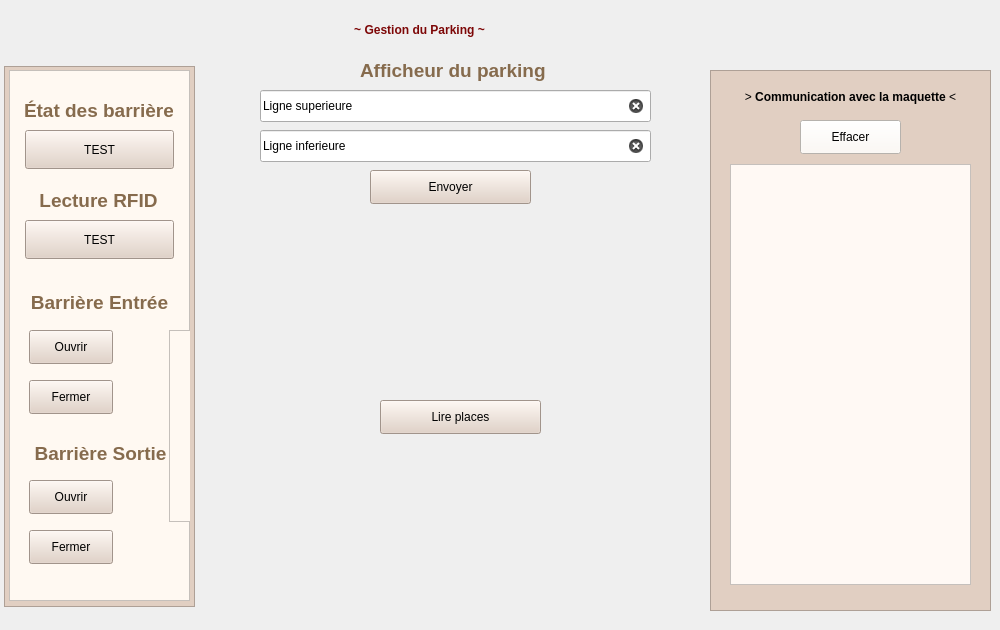
     <widget class="QWidget" name="page_2">
      <widget class="QLabel" name="barriereLabel">
       <property name="geometry">
        <rect>
         <x>510</x>
         <y>220</y>
         <width>91</width>
         <height>81</height>
        </rect>
       </property>
       <property name="text">
        <string/>
       </property>
       <property name="pixmap">
        <pixmap>Images/barriere.png</pixmap>
       </property>
       <property name="scaledContents">
        <bool>true</bool>
       </property>
      </widget>
      <widget class="QLabel" name="fondBarrireLabel">
       <property name="geometry">
        <rect>
         <x>250</x>
         <y>210</y>
         <width>431</width>
         <height>171</height>
        </rect>
       </property>
       <property name="text">
        <string/>
       </property>
       <property name="pixmap">
        <pixmap>Images/parking.jpg</pixmap>
       </property>
       <property name="scaledContents">
        <bool>true</bool>
       </property>
      </widget>
      <widget class="QLabel" name="parkingLabel">
       <property name="geometry">
        <rect>
         <x>0</x>
         <y>0</y>
         <width>839</width>
         <height>61</height>
        </rect>
       </property>
       <property name="styleSheet">
        <string notr="true">font: 12 24pt &quot;Source Serif Pro ExtraLight&quot;;</string>
       </property>
       <property name="text">
        <string>&lt;html&gt;&lt;head/&gt;&lt;body&gt;&lt;p align=&quot;center&quot;&gt;&lt;span style=&quot; font-weight:600; color:#7d0707;&quot;&gt;~ Gestion du Parking ~&lt;/span&gt;&lt;/p&gt;&lt;/body&gt;&lt;/html&gt;</string>
       </property>
      </widget>
      <widget class="QFrame" name="frame_6">
       <property name="geometry">
        <rect>
         <x>710</x>
         <y>70</y>
         <width>281</width>
         <height>541</height>
        </rect>
       </property>
       <property name="styleSheet">
        <string notr="true">background-color: rgb(225, 207, 194);</string>
       </property>
       <property name="frameShape">
        <enum>QFrame::StyledPanel</enum>
       </property>
       <property name="frameShadow">
        <enum>QFrame::Raised</enum>
       </property>
       <widget class="QTextEdit" name="teParking">
        <property name="geometry">
         <rect>
          <x>20</x>
          <y>94</y>
          <width>241</width>
          <height>421</height>
         </rect>
        </property>
        <property name="minimumSize">
         <size>
          <width>200</width>
          <height>360</height>
         </size>
        </property>
        <property name="styleSheet">
         <string notr="true">background-color: rgb(255, 249, 244);

font: 12 13pt &quot;Source Serif Pro ExtraLight&quot;;</string>
        </property>
        <property name="readOnly">
         <bool>true</bool>
        </property>
       </widget>
       <widget class="QPushButton" name="pbClear_4">
        <property name="geometry">
         <rect>
          <x>90</x>
          <y>50</y>
          <width>101</width>
          <height>34</height>
         </rect>
        </property>
        <property name="styleSheet">
         <string notr="true">background-color:  rgb(255, 249, 242);
font: 12 14pt &quot;Source Serif Pro ExtraLight&quot;;</string>
        </property>
        <property name="text">
         <string>Effacer</string>
        </property>
       </widget>
      </widget>
      <widget class="QLabel" name="comLabel2">
       <property name="geometry">
        <rect>
         <x>715</x>
         <y>77</y>
         <width>271</width>
         <height>41</height>
        </rect>
       </property>
       <property name="minimumSize">
        <size>
         <width>50</width>
         <height>20</height>
        </size>
       </property>
       <property name="styleSheet">
        <string notr="true">font: 12 12pt &quot;Source Serif Pro ExtraLight&quot;;</string>
       </property>
       <property name="text">
        <string>&lt;html&gt;&lt;head/&gt;&lt;body&gt;&lt;p align=&quot;center&quot;&gt;&amp;gt; &lt;span style=&quot; font-weight:600;&quot;&gt;Communication avec la maquette &lt;/span&gt;&amp;lt;&lt;/p&gt;&lt;/body&gt;&lt;/html&gt;</string>
       </property>
      </widget>
      <widget class="QFrame" name="frame_9">
       <property name="geometry">
        <rect>
         <x>9</x>
         <y>70</y>
         <width>181</width>
         <height>531</height>
        </rect>
       </property>
       <property name="styleSheet">
        <string notr="true">background-color:  rgb(255, 249, 242);</string>
       </property>
       <property name="frameShape">
        <enum>QFrame::StyledPanel</enum>
       </property>
       <property name="frameShadow">
        <enum>QFrame::Raised</enum>
       </property>
       <widget class="QPushButton" name="pbFermerB_2">
        <property name="enabled">
         <bool>true</bool>
        </property>
        <property name="geometry">
         <rect>
          <x>20</x>
          <y>460</y>
          <width>84</width>
          <height>34</height>
         </rect>
        </property>
        <property name="styleSheet">
         <string notr="true">font: 12 12pt &quot;Source Serif Pro ExtraLight&quot;;
background-color: rgb(225, 207, 194);</string>
        </property>
        <property name="text">
         <string>Fermer</string>
        </property>
       </widget>
       <widget class="QPushButton" name="pbFermerB">
        <property name="geometry">
         <rect>
          <x>20</x>
          <y>310</y>
          <width>84</width>
          <height>34</height>
         </rect>
        </property>
        <property name="styleSheet">
         <string notr="true">font: 12 12pt &quot;Source Serif Pro ExtraLight&quot;;
background-color: rgb(225, 207, 194);</string>
        </property>
        <property name="text">
         <string>Fermer</string>
        </property>
       </widget>
       <widget class="QPushButton" name="pbOuvrirB">
        <property name="geometry">
         <rect>
          <x>20</x>
          <y>260</y>
          <width>84</width>
          <height>34</height>
         </rect>
        </property>
        <property name="styleSheet">
         <string notr="true">font: 12 12pt &quot;Source Serif Pro ExtraLight&quot;;
background-color: rgb(225, 207, 194);</string>
        </property>
        <property name="text">
         <string>Ouvrir</string>
        </property>
       </widget>
       <widget class="QLabel" name="exitBarriereLabel">
        <property name="geometry">
         <rect>
          <x>7</x>
          <y>360</y>
          <width>169</width>
          <height>47</height>
         </rect>
        </property>
        <property name="minimumSize">
         <size>
          <width>0</width>
          <height>20</height>
         </size>
        </property>
        <property name="styleSheet">
         <string notr="true">font: 12 12pt &quot;Source Serif Pro ExtraLight&quot;;</string>
        </property>
        <property name="text">
         <string>&lt;html&gt;&lt;head/&gt;&lt;body&gt;&lt;p align=&quot;center&quot;&gt;&lt;span style=&quot; font-size:14pt; font-weight:600; color:#866b4d;&quot;&gt;Barrière Sortie&lt;/span&gt;&lt;/p&gt;&lt;/body&gt;&lt;/html&gt;</string>
        </property>
       </widget>
       <widget class="QLabel" name="entreeBarriereLabel">
        <property name="geometry">
         <rect>
          <x>6</x>
          <y>209</y>
          <width>169</width>
          <height>47</height>
         </rect>
        </property>
        <property name="minimumSize">
         <size>
          <width>0</width>
          <height>20</height>
         </size>
        </property>
        <property name="styleSheet">
         <string notr="true">font: 15pt &quot;Source Serif Pro ExtraLight&quot;;
color: rgb(134, 107, 77);
</string>
        </property>
        <property name="text">
         <string>&lt;html&gt;&lt;head/&gt;&lt;body&gt;&lt;p align=&quot;center&quot;&gt;&lt;span style=&quot; font-size:14pt; font-weight:600; color:#866b4d;&quot;&gt;Barrière Entrée&lt;/span&gt;&lt;/p&gt;&lt;/body&gt;&lt;/html&gt;</string>
        </property>
       </widget>
       <widget class="QPushButton" name="pbOuvrirB_2">
        <property name="geometry">
         <rect>
          <x>20</x>
          <y>410</y>
          <width>84</width>
          <height>34</height>
         </rect>
        </property>
        <property name="styleSheet">
         <string notr="true">font: 12 12pt &quot;Source Serif Pro ExtraLight&quot;;
background-color: rgb(225, 207, 194);</string>
        </property>
        <property name="text">
         <string>Ouvrir</string>
        </property>
       </widget>
       <widget class="QLabel" name="label_11">
        <property name="geometry">
         <rect>
          <x>15</x>
          <y>20</y>
          <width>149</width>
          <height>41</height>
         </rect>
        </property>
        <property name="styleSheet">
         <string notr="true">font: 15pt &quot;Source Serif Pro ExtraLight&quot;;
color: rgb(134, 107, 77);
</string>
        </property>
        <property name="text">
         <string>&lt;html&gt;&lt;head/&gt;&lt;body&gt;&lt;p align=&quot;center&quot;&gt;&lt;span style=&quot; font-size:14pt; font-weight:600;&quot;&gt;État des barrières&lt;/span&gt;&lt;/p&gt;&lt;/body&gt;&lt;/html&gt;</string>
        </property>
       </widget>
       <widget class="QPushButton" name="pbTestParking">
        <property name="geometry">
         <rect>
          <x>16</x>
          <y>60</y>
          <width>149</width>
          <height>39</height>
         </rect>
        </property>
        <property name="styleSheet">
         <string notr="true">font: 12 12pt &quot;Source Serif Pro ExtraLight&quot;;
background-color: rgb(225, 207, 194);</string>
        </property>
        <property name="text">
         <string>TEST</string>
        </property>
       </widget>
       <widget class="QLabel" name="label_12">
        <property name="geometry">
         <rect>
          <x>15</x>
          <y>110</y>
          <width>149</width>
          <height>41</height>
         </rect>
        </property>
        <property name="styleSheet">
         <string notr="true">font: 15pt &quot;Source Serif Pro ExtraLight&quot;;
color: rgb(134, 107, 77);
</string>
        </property>
        <property name="text">
         <string>&lt;html&gt;&lt;head/&gt;&lt;body&gt;&lt;p align=&quot;center&quot;&gt;&lt;span style=&quot; font-size:14pt; font-weight:600;&quot;&gt;Lecture RFID&lt;/span&gt;&lt;/p&gt;&lt;/body&gt;&lt;/html&gt;</string>
        </property>
       </widget>
       <widget class="QPushButton" name="pbLecRFID">
        <property name="geometry">
         <rect>
          <x>16</x>
          <y>150</y>
          <width>149</width>
          <height>39</height>
         </rect>
        </property>
        <property name="styleSheet">
         <string notr="true">font: 12 12pt &quot;Source Serif Pro ExtraLight&quot;;
background-color: rgb(225, 207, 194);</string>
        </property>
        <property name="text">
         <string>TEST</string>
        </property>
       </widget>
       <widget class="QLabel" name="lBarriereR">
        <property name="enabled">
         <bool>true</bool>
        </property>
        <property name="geometry">
         <rect>
          <x>117</x>
          <y>278</y>
          <width>51</width>
          <height>51</height>
         </rect>
        </property>
        <property name="text">
         <string/>
        </property>
        <property name="pixmap">
         <pixmap>Images/ledRed.png</pixmap>
        </property>
        <property name="scaledContents">
         <bool>true</bool>
        </property>
       </widget>
       <widget class="QLabel" name="lBarriereV">
        <property name="enabled">
         <bool>true</bool>
        </property>
        <property name="geometry">
         <rect>
          <x>117</x>
          <y>278</y>
          <width>51</width>
          <height>51</height>
         </rect>
        </property>
        <property name="text">
         <string/>
        </property>
        <property name="pixmap">
         <pixmap>Images/ledGreen.png</pixmap>
        </property>
        <property name="scaledContents">
         <bool>true</bool>
        </property>
       </widget>
       <widget class="QLabel" name="lBarriere1">
        <property name="geometry">
         <rect>
          <x>117</x>
          <y>278</y>
          <width>51</width>
          <height>51</height>
         </rect>
        </property>
        <property name="text">
         <string/>
        </property>
        <property name="pixmap">
         <pixmap>Images/ledOff.png</pixmap>
        </property>
        <property name="scaledContents">
         <bool>true</bool>
        </property>
       </widget>
       <widget class="QLabel" name="lBarriereR2">
        <property name="enabled">
         <bool>true</bool>
        </property>
        <property name="geometry">
         <rect>
          <x>117</x>
          <y>428</y>
          <width>51</width>
          <height>51</height>
         </rect>
        </property>
        <property name="text">
         <string/>
        </property>
        <property name="pixmap">
         <pixmap>Images/ledRed.png</pixmap>
        </property>
        <property name="scaledContents">
         <bool>true</bool>
        </property>
       </widget>
       <widget class="QLabel" name="lBarriereV2">
        <property name="enabled">
         <bool>true</bool>
        </property>
        <property name="geometry">
         <rect>
          <x>117</x>
          <y>428</y>
          <width>51</width>
          <height>51</height>
         </rect>
        </property>
        <property name="text">
         <string/>
        </property>
        <property name="pixmap">
         <pixmap>Images/ledGreen.png</pixmap>
        </property>
        <property name="scaledContents">
         <bool>true</bool>
        </property>
       </widget>
       <widget class="QLabel" name="lBarriere2">
        <property name="geometry">
         <rect>
          <x>117</x>
          <y>428</y>
          <width>51</width>
          <height>51</height>
         </rect>
        </property>
        <property name="text">
         <string/>
        </property>
        <property name="pixmap">
         <pixmap>Images/ledOff.png</pixmap>
        </property>
        <property name="scaledContents">
         <bool>true</bool>
        </property>
       </widget>
       <widget class="QTableWidget" name="tableWidget">
        <property name="geometry">
         <rect>
          <x>160</x>
          <y>260</y>
          <width>256</width>
          <height>192</height>
         </rect>
        </property>
       </widget>
       <zorder>pbFermerB_2</zorder>
       <zorder>pbFermerB</zorder>
       <zorder>pbOuvrirB</zorder>
       <zorder>exitBarriereLabel</zorder>
       <zorder>entreeBarriereLabel</zorder>
       <zorder>pbOuvrirB_2</zorder>
       <zorder>label_11</zorder>
       <zorder>pbTestParking</zorder>
       <zorder>label_12</zorder>
       <zorder>pbLecRFID</zorder>
       <zorder>lBarriere2</zorder>
       <zorder>lBarriere1</zorder>
       <zorder>lBarriereV2</zorder>
       <zorder>lBarriereV</zorder>
       <zorder>lBarriereR</zorder>
       <zorder>lBarriereR2</zorder>
       <zorder>tableWidget</zorder>
      </widget>
      <widget class="QFrame" name="frame_10">
       <property name="geometry">
        <rect>
         <x>4</x>
         <y>66</y>
         <width>191</width>
         <height>541</height>
        </rect>
       </property>
       <property name="styleSheet">
        <string notr="true">background-color: rgb(225, 207, 194);</string>
       </property>
       <property name="frameShape">
        <enum>QFrame::StyledPanel</enum>
       </property>
       <property name="frameShadow">
        <enum>QFrame::Raised</enum>
       </property>
      </widget>
      <widget class="QLineEdit" name="lineEdit_3">
       <property name="geometry">
        <rect>
         <x>260</x>
         <y>90</y>
         <width>391</width>
         <height>32</height>
        </rect>
       </property>
       <property name="text">
        <string>Ligne superieure</string>
       </property>
       <property name="maxLength">
        <number>16</number>
       </property>
       <property name="alignment">
        <set>Qt::AlignLeading|Qt::AlignLeft|Qt::AlignVCenter</set>
       </property>
       <property name="clearButtonEnabled">
        <bool>true</bool>
       </property>
      </widget>
      <widget class="QLineEdit" name="lineEdit_4">
       <property name="geometry">
        <rect>
         <x>260</x>
         <y>130</y>
         <width>391</width>
         <height>32</height>
        </rect>
       </property>
       <property name="text">
        <string>Ligne inferieure</string>
       </property>
       <property name="maxLength">
        <number>16</number>
       </property>
       <property name="clearButtonEnabled">
        <bool>true</bool>
       </property>
      </widget>
      <widget class="QLabel" name="label_6">
       <property name="geometry">
        <rect>
         <x>360</x>
         <y>50</y>
         <width>211</width>
         <height>41</height>
        </rect>
       </property>
       <property name="styleSheet">
        <string notr="true">font: 12 12pt &quot;Source Serif Pro ExtraLight&quot;;
color: rgb(134, 107, 77);
</string>
       </property>
       <property name="text">
        <string>&lt;html&gt;&lt;head/&gt;&lt;body&gt;&lt;p&gt;&lt;span style=&quot; font-size:14pt; font-weight:600;&quot;&gt;Afficheur du parking&lt;/span&gt;&lt;/p&gt;&lt;/body&gt;&lt;/html&gt;</string>
       </property>
      </widget>
      <widget class="QPushButton" name="pbAfficheur">
       <property name="geometry">
        <rect>
         <x>370</x>
         <y>170</y>
         <width>161</width>
         <height>34</height>
        </rect>
       </property>
       <property name="styleSheet">
        <string notr="true">font: 12 12pt &quot;Source Serif Pro ExtraLight&quot;;
background-color: rgb(225, 207, 194);</string>
       </property>
       <property name="text">
        <string>Envoyer</string>
       </property>
      </widget>
      <widget class="QLabel" name="label_7">
       <property name="geometry">
        <rect>
         <x>250</x>
         <y>390</y>
         <width>431</width>
         <height>231</height>
        </rect>
       </property>
       <property name="text">
        <string/>
       </property>
       <property name="pixmap">
        <pixmap>Images/parking2.JPG</pixmap>
       </property>
       <property name="scaledContents">
        <bool>true</bool>
       </property>
      </widget>
      <widget class="QLabel" name="lVoiture1">
       <property name="geometry">
        <rect>
         <x>570</x>
         <y>390</y>
         <width>81</width>
         <height>41</height>
        </rect>
       </property>
       <property name="text">
        <string/>
       </property>
       <property name="pixmap">
        <pixmap>Images/voiture.png</pixmap>
       </property>
       <property name="scaledContents">
        <bool>true</bool>
       </property>
      </widget>
      <widget class="QLabel" name="lVoiture2">
       <property name="geometry">
        <rect>
         <x>570</x>
         <y>450</y>
         <width>81</width>
         <height>41</height>
        </rect>
       </property>
       <property name="text">
        <string/>
       </property>
       <property name="pixmap">
        <pixmap>Images/voiture.png</pixmap>
       </property>
       <property name="scaledContents">
        <bool>true</bool>
       </property>
      </widget>
      <widget class="QLabel" name="lVoiture3">
       <property name="geometry">
        <rect>
         <x>580</x>
         <y>510</y>
         <width>81</width>
         <height>41</height>
        </rect>
       </property>
       <property name="text">
        <string/>
       </property>
       <property name="pixmap">
        <pixmap>Images/voiture.png</pixmap>
       </property>
       <property name="scaledContents">
        <bool>true</bool>
       </property>
      </widget>
      <widget class="QLabel" name="lVoiture4">
       <property name="geometry">
        <rect>
         <x>580</x>
         <y>570</y>
         <width>81</width>
         <height>41</height>
        </rect>
       </property>
       <property name="text">
        <string/>
       </property>
       <property name="pixmap">
        <pixmap>Images/voiture.png</pixmap>
       </property>
       <property name="scaledContents">
        <bool>true</bool>
       </property>
      </widget>
      <widget class="QLabel" name="lVoiture5">
       <property name="geometry">
        <rect>
         <x>255</x>
         <y>570</y>
         <width>81</width>
         <height>41</height>
        </rect>
       </property>
       <property name="text">
        <string/>
       </property>
       <property name="pixmap">
        <pixmap>Images/voiture.png</pixmap>
       </property>
       <property name="scaledContents">
        <bool>true</bool>
       </property>
      </widget>
      <widget class="QLabel" name="lVoiture6">
       <property name="geometry">
        <rect>
         <x>260</x>
         <y>509</y>
         <width>81</width>
         <height>41</height>
        </rect>
       </property>
       <property name="text">
        <string/>
       </property>
       <property name="pixmap">
        <pixmap>Images/voiture.png</pixmap>
       </property>
       <property name="scaledContents">
        <bool>true</bool>
       </property>
      </widget>
      <widget class="QLabel" name="lVoiture7">
       <property name="geometry">
        <rect>
         <x>260</x>
         <y>450</y>
         <width>81</width>
         <height>41</height>
        </rect>
       </property>
       <property name="text">
        <string/>
       </property>
       <property name="pixmap">
        <pixmap>Images/voiture.png</pixmap>
       </property>
       <property name="scaledContents">
        <bool>true</bool>
       </property>
      </widget>
      <widget class="QLabel" name="lVoiture8">
       <property name="geometry">
        <rect>
         <x>263</x>
         <y>397</y>
         <width>81</width>
         <height>40</height>
        </rect>
       </property>
       <property name="text">
        <string/>
       </property>
       <property name="pixmap">
        <pixmap>Images/voiture.png</pixmap>
       </property>
       <property name="scaledContents">
        <bool>true</bool>
       </property>
      </widget>
      <widget class="QPushButton" name="pbLirePLaces">
       <property name="geometry">
        <rect>
         <x>380</x>
         <y>400</y>
         <width>161</width>
         <height>34</height>
        </rect>
       </property>
       <property name="styleSheet">
        <string notr="true">font: 12 12pt &quot;Source Serif Pro ExtraLight&quot;;
background-color: rgb(225, 207, 194);</string>
       </property>
       <property name="text">
        <string>Lire places</string>
       </property>
      </widget>
      <zorder>frame_10</zorder>
      <zorder>fondBarrireLabel</zorder>
      <zorder>barriereLabel</zorder>
      <zorder>parkingLabel</zorder>
      <zorder>frame_6</zorder>
      <zorder>comLabel2</zorder>
      <zorder>frame_9</zorder>
      <zorder>lineEdit_3</zorder>
      <zorder>lineEdit_4</zorder>
      <zorder>label_6</zorder>
      <zorder>pbAfficheur</zorder>
      <zorder>label_7</zorder>
      <zorder>lVoiture1</zorder>
      <zorder>lVoiture2</zorder>
      <zorder>lVoiture3</zorder>
      <zorder>lVoiture4</zorder>
      <zorder>lVoiture5</zorder>
      <zorder>lVoiture6</zorder>
      <zorder>lVoiture7</zorder>
      <zorder>lVoiture8</zorder>
      <zorder>pbLirePLaces</zorder>
     </widget>
